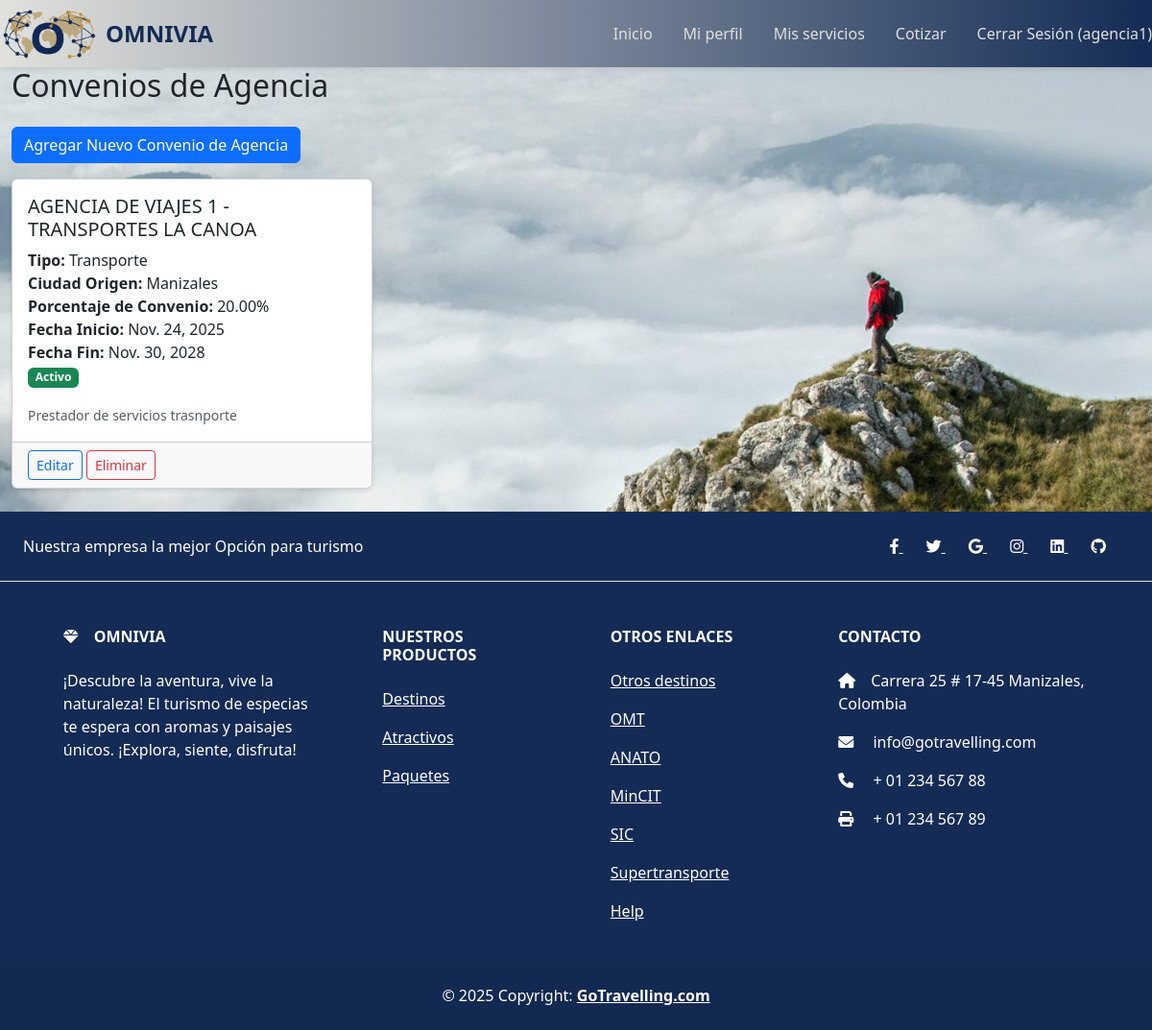
/api/convenios-agencia/ (signed in), run on the app's committed database.
### cotizador/models.py (models this page shows, shortened)
class BaseModel(models.Model):
    class Meta:
        abstract = True

class ConvenioAgencia(BaseModel):
    entidad_agencia = models.ForeignKey(
        Entidad,
        on_delete=models.CASCADE,
        related_name='convenios_como_agencia',
        limit_choices_to={'tipo_entidad': 'Operadora turística o agencia de viajes'},
        verbose_name="Agencia de Viajes"
    )
    entidad_convenio = models.ForeignKey(
        Entidad,
        on_delete=models.CASCADE,
        related_name='convenios_con_agencias',
        verbose_name="Empresa con Convenio",
        help_text="Transportadora, Alimentación, Hospedaje, Seguro u otro tipo de entidad"
    )
    TIPO_CONVENIO_CHOICES = [
        ('Transporte', 'Transporte'),
        ('Alimentación', 'Alimentación'),
        ('Hospedaje', 'Hospedaje'),
        ('Seguro', 'Seguro'),
        ('Otro', 'Otro'),
    ]
    tipo_convenio = models.CharField(max_length=20, choices=TIPO_CONVENIO_CHOICES, verbose_name="Tipo de Convenio")
    ciudad_origen = models.CharField(max_length=255, verbose_name="Ciudad de Origen", blank=True, null=True)
    fecha_inicio = models.DateField(null=True, blank=True, verbose_name="Fecha de Inicio del Convenio")
    fecha_fin = models.DateField(null=True, blank=True, verbose_name="Fecha de Finalización del Convenio")
    activo = models.BooleanField(default=True, verbose_name="Activo")
    porcentaje_descuento = models.DecimalField(
        max_digits=5,
        decimal_places=2,
        default=0.00,
        verbose_name="% de Descuento",
        help_text="Porcentaje de descuento que aplica en este convenio (ej: 10.00 para 10%)"
    )
    descripcion = models.TextField(blank=True, null=True, verbose_name="Descripción del Convenio")
    class Meta:
        verbose_name = "Convenio de Agencia"
        verbose_name_plural = "Convenios de Agencia"

class Entidad(BaseModel):
    nombre = models.CharField(max_length=255, verbose_name="Nombre o Razón Social")
    nit = models.CharField(max_length=20, unique=True, verbose_name="NIT o Documento de Identidad")
    rnt = models.CharField(max_length=20, blank=True, null=True, verbose_name="RNT (Registro Nacional de Turismo)")
    TIPO_PERSONA_CHOICES = [
        ('PN', 'Persona Natural'),
        ('PJ', 'Persona Jurídica'),
    ]
    tipo_persona = models.CharField(max_length=2, choices=TIPO_PERSONA_CHOICES, default='PN', verbose_name="Tipo de Persona")
    TIPO_ENTIDAD_CHOICES = [
        ('Hospedaje', 'Hospedaje'),
        ('Alimentación', 'Alimentación'),
        ('Operadora turística o agencia de viajes', 'Operadora turística o agencia de viajes'),
        ('Transporte', 'Transporte'),
        ('Seguro', 'Seguro'),
        ('Otro', 'Otro'),
    ]
    tipo_entidad = models.CharField(max_length=50, choices=TIPO_ENTIDAD_CHOICES, blank=True, verbose_name="Categoría")
    otro_tipo_entidad = models.CharField(max_length=100, blank=True, null=True, verbose_name="Especificar Otro Tipo de Entidad")
    subcategoria = models.CharField(max_length=100, blank=True, null=True, help_text='Refieren actividades turísticas específicas pertenecientes a la actividad genérica, ej.: agencia de viajes y turismo, agencia de viajes mayorista, hotel, apartahotel, entre otros.')
    pais = models.CharField(max_length=100, blank=True, null=True, verbose_name="País")
    departamento = models.CharField(max_length=100, blank=True, null=True, verbose_name="Departamento")
    municipio = models.CharField(max_length=100, blank=True, null=True, verbose_name="Municipio")
    direccion = models.CharField(max_length=255, blank=True, null=True, verbose_name="Dirección")
    barrio = models.CharField(max_length=100, blank=True, null=True, verbose_name="Barrio")
    observacion = models.TextField(blank=True, null=True, verbose_name="Observación")
    TIPO_DOCUMENTO_CHOICES = [
        ('CC', 'Cédula de ciudadanía'),
        ('CE', 'Cédula de extranjería'),
        ('TE', 'Tarjeta de extranjería'),
        ('PA', 'Pasaporte'),
        ('DIE', 'Documento de identificación extranjero (genérico)'),
        ('PPT', 'Permiso por Protección Temporal'),
        ('PEP', 'Permiso Especial de Permanencia'),
        ('SCR', 'Salvoconducto'),
        ('NIT', 'NIT – Número de Identificación Tributaria'),
        ('NIFE', 'NIT de otro país / Identificador fiscal extranjero'),
        ('NUIP', 'Número Único de Identificación Personal'),
    ]
    tipo_documento = models.CharField(max_length=4, choices=TIPO_DOCUMENTO_CHOICES, blank=True, null=True, verbose_name="Tipo de Documento")
    caracteristicas = models.TextField(blank=True, null=True, verbose_name="Características")
    ubicacion = models.CharField(max_length=255, verbose_name="Ubicación")
    mail = models.EmailField(unique=True, verbose_name="Correo Electrónico")
    user = models.OneToOneField(User, on_delete=models.CASCADE, null=True, blank=True, verbose_name="Usuario Asociado")
    logo = models.ImageField(upload_to='logos/', null=True, blank=True, verbose_name="Logo de la Empresa")
    class Meta:
        verbose_name = "Entidad"
        verbose_name_plural = "Entidades"

### cotizador/views.py (the view)
# urls.py: path('convenios-agencia/', convenios_agencia_list, name='convenios-agencia-list'),
def convenios_agencia_list(request):
    convenios_agencia = []
    if hasattr(request.user, 'entidad'):
        entidad = request.user.entidad
        if entidad.tipo_entidad == 'Operadora turística o agencia de viajes':
            convenios_agencia = ConvenioAgencia.objects.filter(entidad_agencia=entidad)
        elif entidad.tipo_entidad == 'Transporte':
            convenios_agencia = ConvenioAgencia.objects.filter(entidad_convenio=entidad)
        elif entidad.tipo_entidad in ['Alimentación', 'Hospedaje', 'Seguro']:
            convenios_agencia = ConvenioAgencia.objects.filter(entidad_convenio=entidad)
    return render(request, 'convenios_agencia_list.html', {'convenios_agencia': convenios_agencia})

### omniviadj_project/templates/convenios_agencia_list.html (shortened to what this page needs)
{% extends 'base.html' %}
{% load static %}
{% block content %}
<div class="container-fluid">
    <div class="row">
        <div class="col-12">
            <h2 class="mb-4">Convenios de Agencia</h2>
            {% if user.entidad.tipo_entidad == 'Operadora turística o agencia de viajes' %}
                <a href="{% url 'convenio-agencia-crear' %}" class="btn btn-primary mb-3">Agregar Nuevo Convenio de Agencia</a>
            {% endif %}
            {% if convenios_agencia %}
                <div class="row">
                    {% for convenio in convenios_agencia %}
                        <div class="col-md-6 col-lg-4 mb-4">
                            <div class="card h-100">
                                <div class="card-body">
                                    <h5 class="card-title">{{ convenio.entidad_agencia.nombre }} - {{ convenio.entidad_convenio.nombre }}</h5>
                                    <p class="card-text">
                                        <strong>Tipo:</strong> {{ convenio.get_tipo_convenio_display }}<br>
                                        {% if convenio.ciudad_origen %}
                                            <strong>Ciudad Origen:</strong> {{ convenio.ciudad_origen }}<br>
                                        {% endif %}
                                        <strong>Porcentaje de Convenio:</strong> {{ convenio.porcentaje_descuento }}%<br>
                                        <strong>Fecha Inicio:</strong> {{ convenio.fecha_inicio|default:"No especificada" }}<br>
                                        <strong>Fecha Fin:</strong> {{ convenio.fecha_fin|default:"No especificada" }}<br>
                                        {% if convenio.activo %}
                                            <span class="badge bg-success">Activo</span>
                                        {% else %}
                                            <span class="badge bg-secondary">Inactivo</span>
                                        {% endif %}
                                    </p>
                                    <p class="card-text">
                                        <small class="text-muted">{{ convenio.descripcion|truncatewords:20 }}</small>
                                    </p>
                                </div>
                                <div class="card-footer">
                                    {% if user.entidad.tipo_entidad == 'Operadora turística o agencia de viajes' %}
                                        <a href="{% url 'convenio-agencia-update' pk=convenio.pk %}" class="btn btn-sm btn-outline-primary">Editar</a>
                                        <a href="{% url 'convenio-agencia-delete' pk=convenio.pk %}" class="btn btn-sm btn-outline-danger">Eliminar</a>
                                    {% endif %}
                                </div>
                            </div>
                        </div>
                    {% endfor %}
                </div>
            {% endif %}
        </div>
    </div>
</div>
{% endblock %}

### omniviadj_project/templates/base.html (shortened to what this page needs)
<!DOCTYPE html>
<html lang="es">
<head>
    {% load static %}
    <link rel="stylesheet" href="{% static 'css/style.css' %}">
    <link href="https://cdn.jsdelivr.net/npm/bootstrap@5.3.3/dist/css/bootstrap.min.css" rel="stylesheet">
    <link rel="stylesheet" href="https://cdnjs.cloudflare.com/ajax/libs/font-awesome/6.0.0-beta3/css/all.min.css" />
</head>
<body class="{% block body_class %}{% endblock %} {% block extra_body_classes %}{% endblock %}">
    {% block navbar %}
    <nav class="navbar navbar-{{ entidad.tipo_entidad|slugify }}">
        <div class="nav-logo">
            <a href="{% url 'home' %}">
                <img src="{% static 'images/LogoOmnivia.webp' %}" alt="Logo" class="logo-img">
                <span class="logo-text">Omnivia</span>
            </a>
        </div>
        <div class="nav-items">
            {% if user.is_authenticated %}
                <a class="nav-link" href="{% url 'dashboard' %}">Inicio</a>
                <a class="nav-link" href="{% url 'profile_update' %}">Mi perfil</a>
                <a class="nav-link" href="{% url 'data_entry' %}">Mis servicios</a>
                {% if entidad_tipo == 'Operadora turística o agencia de viajes' %}
                <a class="nav-link" href="{% url 'quotation_form' %}">Cotizar</a>
                {% endif %}
                <form action="{% url 'logout' %}" method="post" style="display: inline;">
                    <button type="submit" class="nav-link btn btn-link" style="color: inherit; text-decoration: none;">Cerrar Sesión ({{ user.username }})</button>
                </form>
            {% else %}
                <a class="nav-link" data-bs-toggle="modal" data-bs-target="#loginModal" href="#">Iniciar Sesión</a>
                <a class="nav-link" data-bs-toggle="modal" data-bs-target="#registrationModal" href="#">Registrarse</a>
            {% endif %}
        </div>
    </nav>
    {% endblock %}
    <div style="position: relative;">
        {% block content %}
        {% endblock %}
    </div>
    <footer class="text-center text-lg-start text-white" style="background-color: #132b55;">
      <section class="d-flex justify-content-center justify-content-lg-between p-4 border-bottom">
        <div class="me-5 d-none d-lg-block">
          <span>Nuestra empresa la mejor Opción para turismo</span>
        </div>
        <div>
          <a href="" class="me-4 text-reset">
            <i class="fab fa-facebook-f"></i>
          </a>
          <a href="" class="me-4 text-reset">
            <i class="fab fa-twitter"></i>
          </a>
          <a href="" class="me-4 text-reset">
            <i class="fab fa-google"></i>
          </a>
          <a href="" class="me-4 text-reset">
            <i class="fab fa-instagram"></i>
          </a>
          <a href="" class="me-4 text-reset">
            <i class="fab fa-linkedin"></i>
          </a>
          <a href="" class="me-4 text-reset">
            <i class="fab fa-github"></i>
          </a>
        </div>
      </section>
      <section class="">
        <div class="container text-center text-md-start mt-5">
          <div class="row mt-3">
            <div class="col-md-3 col-lg-4 col-xl-3 mx-auto mb-4">
              <h6 class="text-uppercase fw-bold mb-4">
                <i class="fas fa-gem me-3"></i>Omnivia
              </h6>
              <p>
              ¡Descubre la aventura, vive la naturaleza! El turismo de especias te espera con aromas y paisajes únicos. ¡Explora, siente, disfruta!
              </p>
            </div>
            <div class="col-md-2 col-lg-2 col-xl-2 mx-auto mb-4">
              <h6 class="text-uppercase fw-bold mb-4">
                Nuestros Productos
              </h6>
              <p>
                <a href="#!" class="text-reset">Destinos</a>
              </p>
              <p>
                <a href="#!" class="text-reset">Atractivos</a>
              </p>
              <p>
                <a href="#!" class="text-reset">Paquetes</a>
              </p>
            </div>
            <div class="col-md-3 col-lg-2 col-xl-2 mx-auto mb-4">
              <h6 class="text-uppercase fw-bold mb-4">
                Otros enlaces
              </h6>
              <p>
                <a href="#!" class="text-reset" target="_blank">Otros destinos</a>
              </p>
              <p>
                <a href="https://www.unwto.org/es" class="text-reset" target="_blank">OMT</a>
              </p>
              <p>
                <a href="https://anato.org/" class="text-reset" target="_blank">ANATO</a>
              </p>
              <p>
                <a href="https://www.mincit.gov.co/inicio" class="text-reset" target="_blank">MinCIT</a>
              </p>
               <p>
                <a href="https://sedeelectronica.sic.gov.co/" class="text-reset" target="_blank">SIC</a>
              </p>
              <p>
                <a href="https://www.supertransporte.gov.co/" class="text-reset"target="_blank">Supertransporte</a>
              </p>
              <p>
                <a href="#!" class="text-reset" target="_blank">Help</a>
              </p>
            </div>
            <div class="col-md-4 col-lg-3 col-xl-3 mx-auto mb-md-0 mb-4">
              <h6 class="text-uppercase fw-bold mb-4">Contacto</h6>
              <p><i class="fas fa-home me-3"></i>Carrera 25 # 17-45 Manizales, Colombia</p>
              <p>
                <i class="fas fa-envelope me-3"></i>
                info@gotravelling.com
              </p>
              <p><i class="fas fa-phone me-3"></i> + 01 234 567 88</p>
              <p><i class="fas fa-print me-3"></i> + 01 234 567 89</p>
            </div>
          </div>
        </div>
      </section>
      <div class="text-center p-4" style="background-color: rgba(0, 0, 0, 0.05);">
        © 2025 Copyright:
        <a class="text-reset fw-bold" href="https://mdbootstrap.com/" target="_blank" >GoTravelling.com</a>
      </div>
    </footer>
</body>
</html>

### data on the page
ConvenioAgencia: entidad_agencia.nombre "AGENCIA DE VIAJES 1", entidad_convenio.nombre "TRANSPORTES LA CANOA", tipo_convenio "Transporte", ciudad_origen "Manizales", porcentaje_descuento "20.00", fecha_inicio "Nov. 24, 2025", fecha_fin "Nov. 30, 2028", activo "Activo", descripcion "Prestador de servicios trasnporte"

### other printed values
{{ user.username }} "agencia1"
